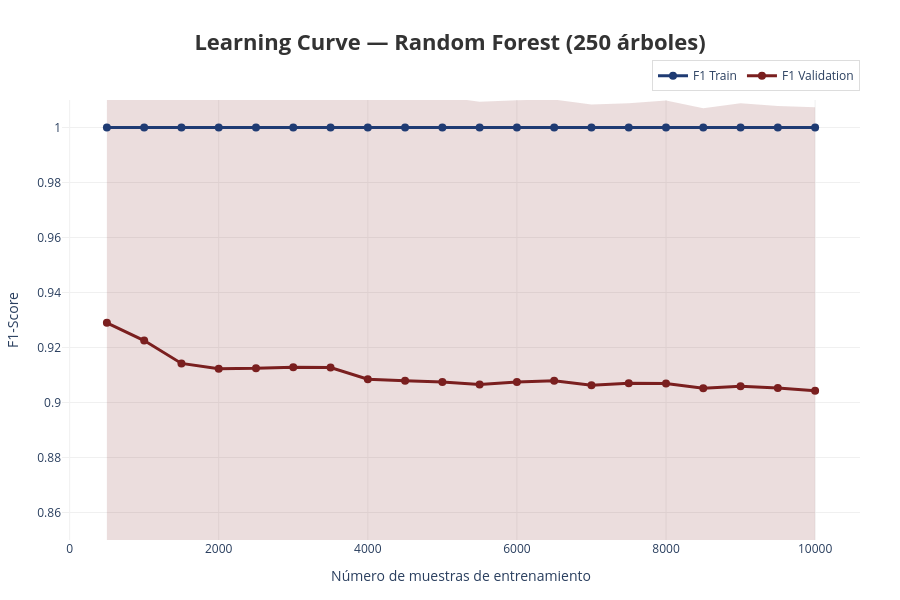

Write notebook code for a chart like this one.
### Code cell
fig = go.Figure()

# 1. Sombra de desviación estándar para Entrenamiento
fig.add_trace(go.Scatter(
    x=np.concatenate([train_sizes, train_sizes[::-1]]),
    y=np.concatenate([train_mean + train_std, (train_mean - train_std)[::-1]]),
    fill='toself',
    fillcolor='rgba(31, 59, 115, 0.15)',
    line=dict(color='rgba(255,255,255,0)'),
    hoverinfo="skip",
    showlegend=False
))

# 2. Sombra de desviación estándar para Validación
fig.add_trace(go.Scatter(
    x=np.concatenate([train_sizes, train_sizes[::-1]]),
    y=np.concatenate([validation_mean + validation_std, (validation_mean - validation_std)[::-1]]),
    fill='toself',
    fillcolor='rgba(122, 31, 31, 0.15)',
    line=dict(color='rgba(255,255,255,0)'),
    hoverinfo="skip",
    showlegend=False
))

# 3. Línea de Entrenamiento (F1 Train)
fig.add_trace(go.Scatter(
    x=train_sizes, 
    y=train_mean,
    mode='lines+markers',
    name='F1 Train',
    line=dict(color='#1F3B73', width=3),
    marker=dict(size=8)
))

# 4. Línea de Validación (F1 Validation)
fig.add_trace(go.Scatter(
    x=train_sizes, 
    y=validation_mean,
    mode='lines+markers',
    name='F1 Validation',
    line=dict(color='#7A1F1F', width=3),
    marker=dict(size=8)
))

# 5. Configuración de diseño (Estética Premium)
fig.update_layout(
    title={
        'text': "<b>Learning Curve — Random Forest (250 árboles)</b>",
        'font': {'size': 22, 'color': '#333'},
        'x': 0.5, 'xanchor': 'center'
    },
    xaxis=dict(
        title='Número de muestras de entrenamiento',
        gridcolor='#f0f0f0',
        zeroline=False,
                tickformat='d'  
    ),
    yaxis=dict(
        title='F1-Score',
        gridcolor='#f0f0f0',
        zeroline=False,
        range=[0.85, 1.01] 
    ),
    template='plotly_white',
    hovermode='x unified',
    legend=dict(
        orientation="h",
        yanchor="bottom",
        y=1.02,
        xanchor="right",
        x=1,
        bordercolor="#ddd",
        borderwidth=1
    ),
    margin=dict(l=60, r=40, t=100, b=60),
    height=600
)

fig.show()

### Figure 1 — Plotly figure (JSON) as saved in the notebook; plotly's stock layout.template omitted (floating-point values rounded to 4 significant figures)
{"data": [{"fill": "toself", "fillcolor": "rgba(31, 59, 115, 0.15)", "hoverinfo": "skip", "line": {"color": "rgba(255,255,255,0)"}, "showlegend": false, "type": "scatter", "x": [500, 1000, 1500, 2000, 2500, 3000, 3500, 4000, 4500, 5000, 5500, 6000, 6500, 7000, 7500, 8000, 8500, 9000, 9500, 10000, 10000, 9500, 9000, 8500, 8000, 7500, 7000, 6500, 6000, 5500, 5000, 4500, 4000, 3500, 3000, 2500, 2000, 1500, 1000, 500], "y": [1.0, 1.0, 1.0, 1.0, 1.0, 1.0, 1.0, 1.0, 1.0, 1.0, 1.0, 1.0, 1.0, 1.0, 1.0, 1.0, 1.0, 1.0, 1.0, 1.0, 1.0, 1.0, 1.0, 1.0, 1.0, 1.0, 1.0, 1.0, 1.0, 1.0, 1.0, 1.0, 1.0, 1.0, 1.0, 1.0, 1.0, 1.0, 1.0, 1.0]}, {"fill": "toself", "fillcolor": "rgba(122, 31, 31, 0.15)", "hoverinfo": "skip", "line": {"color": "rgba(255,255,255,0)"}, "showlegend": false, "type": "scatter", "x": [500, 1000, 1500, 2000, 2500, 3000, 3500, 4000, 4500, 5000, 5500, 6000, 6500, 7000, 7500, 8000, 8500, 9000, 9500, 10000, 10000, 9500, 9000, 8500, 8000, 7500, 7000, 6500, 6000, 5500, 5000, 4500, 4000, 3500, 3000, 2500, 2000, 1500, 1000, 500], "y": [1.025, 1.021, 1.015, 1.013, 1.014, 1.015, 1.016, 1.01, 1.011, 1.011, 1.009, 1.01, 1.01, 1.008, 1.009, 1.01, 1.007, 1.009, 1.008, 1.007, 0.8012, 0.8027, 0.8031, 0.8033, 0.804, 0.8051, 0.8041, 0.8057, 0.805, 0.8037, 0.8036, 0.8046, 0.8068, 0.8097, 0.8103, 0.8106, 0.8114, 0.8133, 0.8238, 0.8329]}, {"line": {"color": "#1F3B73", "width": 3}, "marker": {"size": 8}, "mode": "lines+markers", "name": "F1 Train", "type": "scatter", "x": [500, 1000, 1500, 2000, 2500, 3000, 3500, 4000, 4500, 5000, 5500, 6000, 6500, 7000, 7500, 8000, 8500, 9000, 9500, 10000], "y": [1.0, 1.0, 1.0, 1.0, 1.0, 1.0, 1.0, 1.0, 1.0, 1.0, 1.0, 1.0, 1.0, 1.0, 1.0, 1.0, 1.0, 1.0, 1.0, 1.0]}, {"line": {"color": "#7A1F1F", "width": 3}, "marker": {"size": 8}, "mode": "lines+markers", "name": "F1 Validation", "type": "scatter", "x": [500, 1000, 1500, 2000, 2500, 3000, 3500, 4000, 4500, 5000, 5500, 6000, 6500, 7000, 7500, 8000, 8500, 9000, 9500, 10000], "y": [0.929, 0.9225, 0.9142, 0.9123, 0.9124, 0.9128, 0.9127, 0.9085, 0.9079, 0.9074, 0.9066, 0.9075, 0.9079, 0.9062, 0.907, 0.9069, 0.9051, 0.9059, 0.9053, 0.9043]}], "layout": {"height": 600, "hovermode": "x unified", "legend": {"bordercolor": "#ddd", "borderwidth": 1, "orientation": "h", "x": 1, "xanchor": "right", "y": 1.02, "yanchor": "bottom"}, "margin": {"b": 60, "l": 60, "r": 40, "t": 100}, "title": {"font": {"color": "#333", "size": 22}, "text": "<b>Learning Curve — Random Forest (250 árboles)</b>", "x": 0.5, "xanchor": "center"}, "xaxis": {"gridcolor": "#f0f0f0", "tickformat": "d", "title": {"text": "Número de muestras de entrenamiento"}, "zeroline": false}, "yaxis": {"gridcolor": "#f0f0f0", "range": [0.85, 1.01], "title": {"text": "F1-Score"}, "zeroline": false}}}
